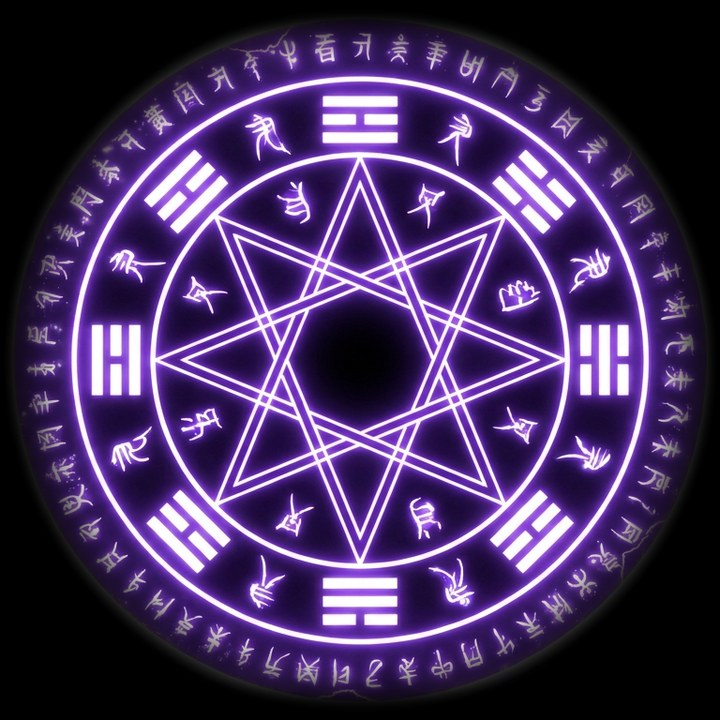
#> input picture art/chest/rite/seal.jpg, 720 x 720 px
$ python make_chest_rite_art.py ../art/chest/rite/seal.jpg ../art/chest/rite/dragon.jpg ../art/chest/rite/beam.jpg ../art/chest/rite/crack.jpg ../art/chest/rite/galaxy.jpg ../art/chest/rite/galaxy.jpg
#> lines starting #> are read from the running program, lines starting #| are printed output that depends on the picture; after the words box and inside, x2 and y2 are one past the last pixel; in counts of white or black regions, pixels touching at a corner belong together
"""
The special openings of Epic, Legendary and Mythic chests (docs/web.md "Opening a chest"): SHOAIB's Nano Banana
pictures cut for the vault, into art/chest/rite/.

Light on black (seal, dragon, beam, crack, galaxy): Gemini's sparkle painted black, cropped round what glows, and
every edge faded to black (a round fade for the round ones) so nothing ends on a straight line: the page adds them
onto the scene ("lighter"), where black is nothing. Saved as JPG (black needs no transparency).
The red 天 stamp (on grey): its red kept, the grey made see-through, saved as WebP with alpha.

    python -m scripts.make_chest_rite_art seal.png dragon.png beam.png crack.png galaxy.png stamp.png
"""
import os
import sys

import numpy as np
from PIL import Image, ImageDraw, ImageFilter

ROOT = os.path.dirname(os.path.dirname(os.path.abspath(__file__)))
OUT = os.path.join(ROOT, "art", "chest", "rite")
SPARKLE = (1246, 640, 34)          # Gemini's mark on a 1376 x 768 picture: middle and a radius that covers it


def smooth(e):
    e = np.clip(e, 0, 1)
    return e * e * (3 - 2 * e)


def light(path):
#> called with path = '../art/chest/rite/seal.jpg'
    im = Image.open(path).convert("RGB")
#> im is the input picture: PIL image 720x720 RGB; mean R, G, B 69.1, 48.5, 95.2
    k = im.width / 1376
#> k = 0.523
    x, y, r = (round(v * k) for v in SPARKLE)
#> x = 652; y = 335; r = 18
    d = ImageDraw.Draw(im)
    d.ellipse((x - r, y - r, x + r, y + r), fill=(0, 0, 0))
    return np.asarray(im).astype(np.float32)


def save_jpg(a, name, size):
    im = Image.fromarray(np.clip(a, 0, 255).astype(np.uint8)).resize(size, Image.LANCZOS)
    im.save(os.path.join(OUT, name), quality=88)
    print("wrote", name, im.size, os.path.getsize(os.path.join(OUT, name)) // 1024, "KB")


def round_fade(a, cx, cy, side, inner, outer):
    """A square of `side` round (cx, cy), padded with black where it leaves the picture, faded to black between
    `inner` and `outer` (shares of half the side) from its middle."""
#> called with cx = 360, cy = 360, side = 720, inner = 0.8, outer = 1
    h, w = a.shape[:2]
#> h = 720; w = 720
    half = side // 2
    out = np.zeros((side, side, 3), np.float32)
    x0, y0 = cx - half, cy - half
    sx0, sy0, sx1, sy1 = max(0, x0), max(0, y0), min(w, x0 + side), min(h, y0 + side)
#> sx0 = 0; sy0 = 0; sx1 = 720; sy1 = 720
    out[sy0 - y0:sy1 - y0, sx0 - x0:sx1 - x0] = a[sy0:sy1, sx0:sx1]
    yy, xx = np.mgrid[0:side, 0:side]
    d = np.hypot(xx - half, yy - half) / half
    out *= smooth((outer - d) / (outer - inner))[..., None]
    # the picture's own top and bottom edge (the seal runs off it): faded too, so no straight cut shows
    band = side * 0.06
    top, bot = sy0 - y0, sy1 - y0
#> top = 0; bot = 720
    ys = np.arange(side)
    ey = smooth((ys - top) / band) * smooth((bot - 1 - ys) / band)
    out *= ey[:, None, None]
#> out: shape (720, 720, 3) float32; mean of channels 0, 1, 2 64.3, 45.2, 88.5
    return out


def box_fade(a, fx, fy):
    """Fade the left/right `fx` and top/bottom `fy` shares of the picture to black."""
    h, w = a.shape[:2]
    xs, ys = np.arange(w) / w, np.arange(h) / h
    ex = smooth(np.minimum(xs, 1 - xs) / fx) if fx else np.ones(w)
    ey = smooth(np.minimum(ys, 1 - ys) / fy) if fy else np.ones(h)
    return a * ex[None, :, None] * ey[:, None, None]


def main(seal, dragon, beam, crack, galaxy, stamp):
    os.makedirs(OUT, exist_ok=True)
    a = light(seal)                                  # the rune seal: a circle, its outer ring runs off top and bottom
    save_jpg(round_fade(a, a.shape[1] // 2, a.shape[0] // 2, a.shape[0], 0.80, 1.0), "seal.jpg", (720, 720))
#| wrote seal.jpg (720, 720) 118 KB
    # the same circle as a see-through picture (light kept as colour, black gone) for Epic's circle drawn behind the
    # chest, where adding light onto the scene can't be used
    ring = round_fade(a, a.shape[1] // 2, a.shape[0] // 2, a.shape[0], 0.80, 1.0)
    al = np.clip(ring.max(axis=2) / 255 * 1.15, 0, 1)
    rgb = np.clip(ring / np.maximum(al, 1e-3)[..., None], 0, 255)
    Image.fromarray(np.dstack([rgb, al * 255]).astype(np.uint8), "RGBA").resize((720, 720), Image.LANCZOS) \
        .save(os.path.join(OUT, "ring.webp"), quality=90)
    print("wrote ring.webp")
    a = light(dragon)                                # the dragon coiled in a ring
#> call 2 of light, with path = '../art/chest/rite/dragon.jpg'
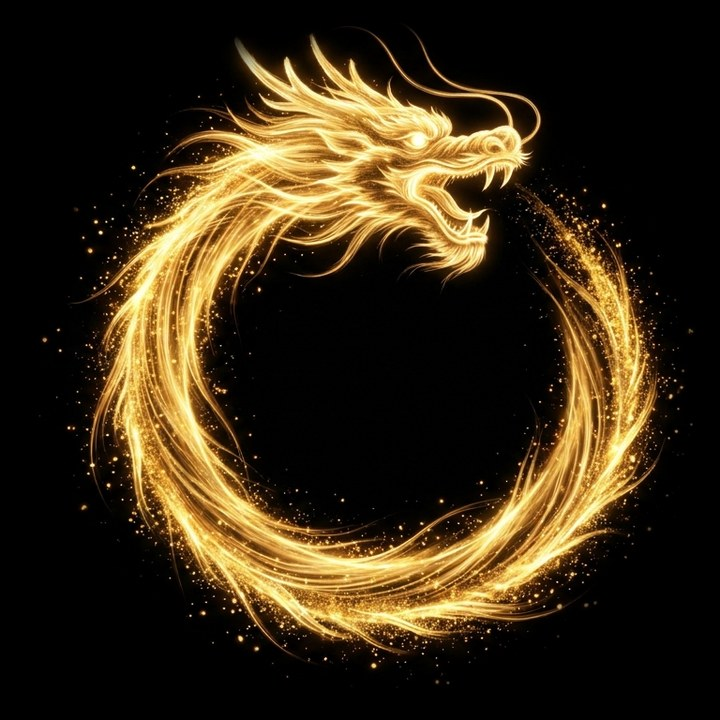
#> input picture art/chest/rite/dragon.jpg, 720 x 720 px
#> in light, im is the input picture: PIL image 720x720 RGB; mean R, G, B 56, 42.8, 21.4
    save_jpg(round_fade(a, round(a.shape[1] * 0.485), a.shape[0] // 2, a.shape[0], 0.82, 1.0), "dragon.jpg", (720, 720))
#> call 3 of round_fade, with cx = 349, cy = 360, side = 720, inner = 0.82, outer = 1
#> in round_fade (call 3), `out *= smooth((outer - d) / (outer - inner))[..., None]`:
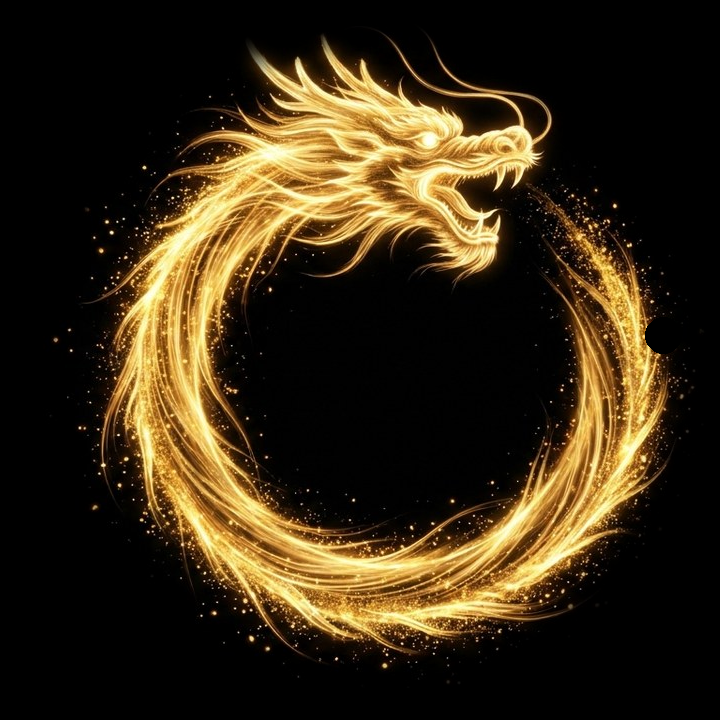
#> out: shape (720, 720, 3) float32; mean of channels 0, 1, 2 55.6, 42.6, 21.2; drawn as R, G, B
#> in round_fade (call 3), `out *= ey[:, None, None]`: out: shape (720, 720, 3) float32; 0.58% of pixels changed, all inside (x1, y1, x2, y2) = (235, 16, 475, 689)
#| wrote dragon.jpg (720, 720) 102 KB
    a = light(beam)                                  # the beam: its middle column, fading left, right and at the top
#> call 3 of light, with path = '../art/chest/rite/beam.jpg'
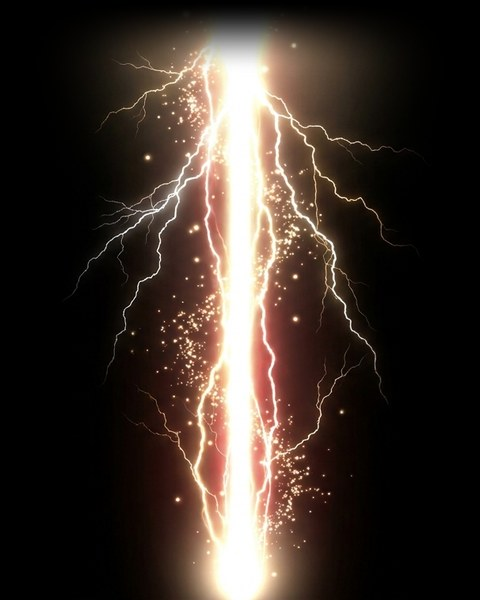
#> input picture art/chest/rite/beam.jpg, 480 x 600 px
#> in light, im is the input picture: PIL image 480x600 RGB; mean R, G, B 60.2, 48.9, 42
    w = a.shape[1]
#> w = 480
    col = a[:, round(w * 0.28):round(w * 0.72)]
    col = box_fade(col, 0.30, 0)
    ys = np.arange(col.shape[0]) / col.shape[0]
#> ys = 600 values from 0 to 0.998
    col *= smooth(ys / 0.12)[:, None, None]          # it comes out of nothing at the top; its foot stays bright
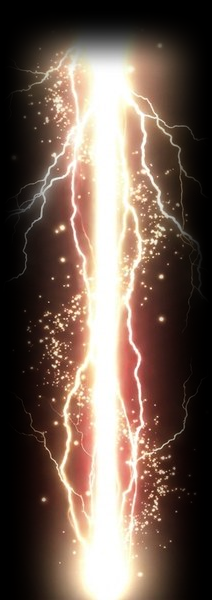
#> col: shape (600, 212, 3) float64; mean R, G, B 111.1, 92.2, 81.3
    save_jpg(col, "beam.jpg", (480, 600))
#| wrote beam.jpg (480, 600) 42 KB
    a = light(crack)                                 # the sky crack: its upper part, edges faded
#> call 4 of light, with path = '../art/chest/rite/crack.jpg'
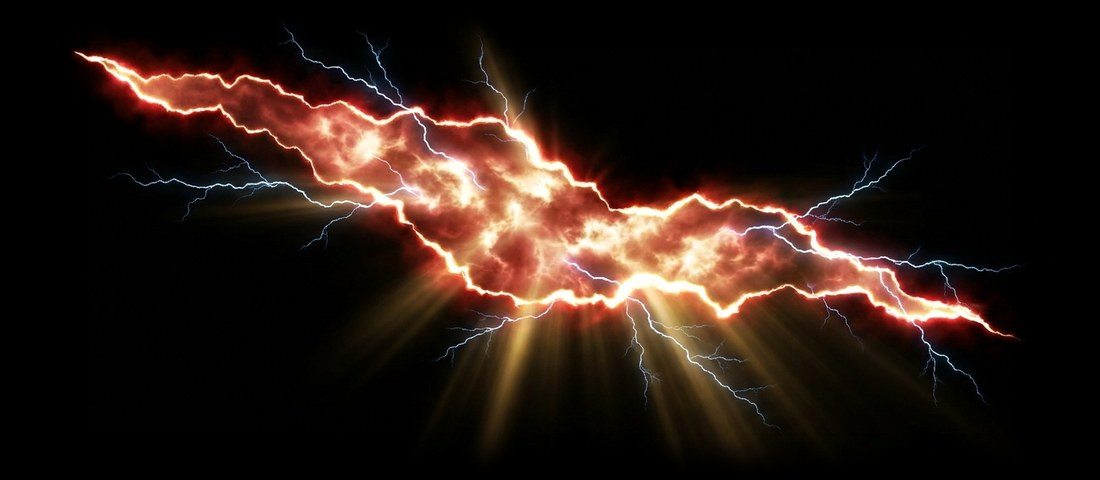
#> input picture art/chest/rite/crack.jpg, 1100 x 480 px
#> in light, im is the input picture: PIL image 1100x480 RGB; mean R, G, B 41.4, 26.8, 20.4
    a = a[:round(a.shape[0] * 0.78)]
    save_jpg(box_fade(a, 0.08, 0.10), "crack.jpg", (1100, 480))
#| wrote crack.jpg (1100, 480) 62 KB
    a = light(galaxy)                                # the galaxy: round, faded well inside the frame
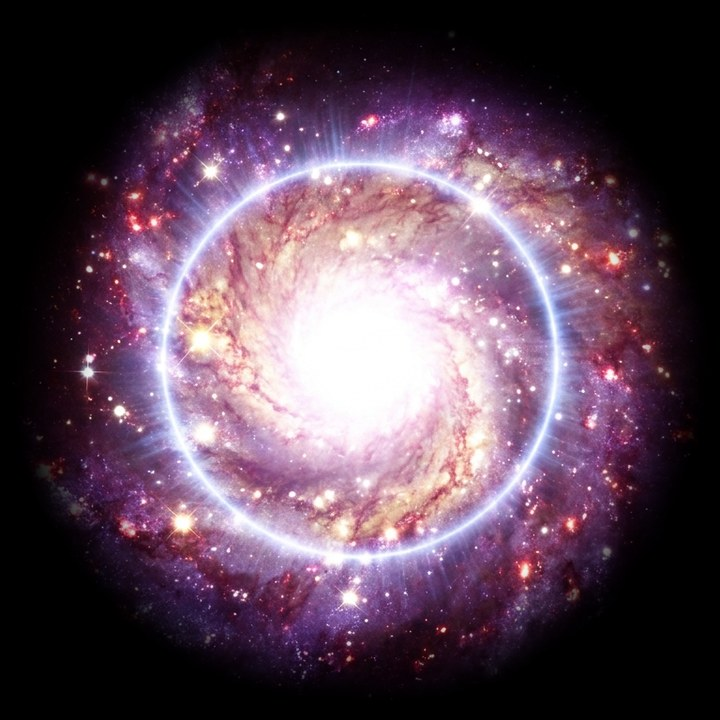
#> input picture art/chest/rite/galaxy.jpg, 720 x 720 px
#> in light, im is the input picture: PIL image 720x720 RGB; mean R, G, B 91.3, 69.1, 85.6
    save_jpg(round_fade(a, a.shape[1] // 2, a.shape[0] // 2, a.shape[0], 0.70, 1.0), "galaxy.jpg", (720, 720))
#> in round_fade (call 4), `out *= ey[:, None, None]`: out: shape (720, 720, 3) float32; mean of channels 0, 1, 2 87.3, 67.5, 82.2
#| wrote galaxy.jpg (720, 720) 85 KB
    im = Image.open(stamp).convert("RGB")            # the stamp: red kept, grey gone
    k = im.width / 1376
    im = im.crop((round(500 * k), round(195 * k), round(876 * k), round(571 * k)))
#> im: PIL image 196x197 RGB
    c = np.asarray(im).astype(np.float32)
    red = c[..., 0] - (c[..., 1] + c[..., 2]) / 2
    alpha = np.clip((red - 40) / 45, 0, 1)
    c = np.dstack([np.maximum(c[..., 0], 150), c[..., 1] * 0.8, c[..., 2] * 0.8])    # no grey fringe at its edge
    alpha = np.asarray(Image.fromarray((alpha * 255).astype(np.uint8)).filter(ImageFilter.GaussianBlur(0.6)))
    rgba = np.dstack([c.astype(np.uint8), alpha])
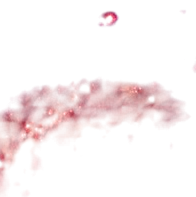
#> rgba: shape (197, 196, 4); mean R, G, B, A 199.1, 121.7, 141.1, 22.4; transparent parts drawn white
    Image.fromarray(rgba, "RGBA").resize((360, 360), Image.LANCZOS).save(os.path.join(OUT, "stamp.webp"), quality=92)
    print("wrote stamp.webp")


if __name__ == "__main__":
    if len(sys.argv) != 7:
        sys.exit(__doc__)
    main(*sys.argv[1:])
